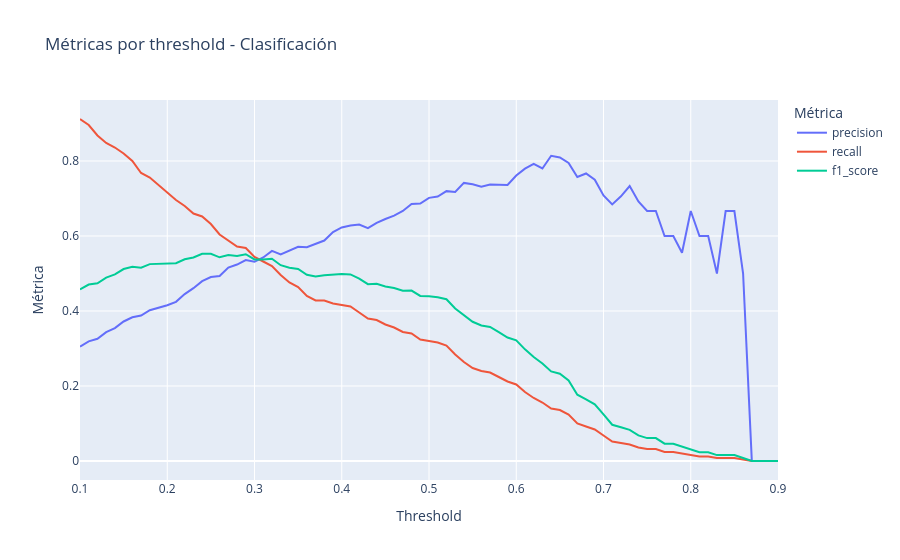

Notebook code for this chart:
### Code cell
fig = px.line(
    df_thresholds,
    x="threshold",
    y=["precision", "recall", "f1_score"],
    title="Métricas por threshold - Clasificación",
    labels={
        "threshold": "Threshold",
        "value": "Métrica",
        "variable": "Métrica"
    }
)

fig.show()
